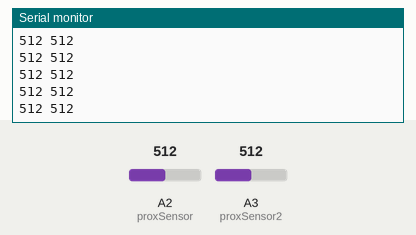
Recording of a sketch running on a simulated Arduino Uno, built with avr-gcc and run on an emulated ATmega328P. On the bench: the last lines printed to the serial monitor. The test bench sets the inputs (shaded band); at power-on: A2 (proxSensor) = 512, A3 (proxSensor2) = 512.

Above: at 1.2 s.
1.3 s: A2 (proxSensor) set to 716
At 1.8 s:
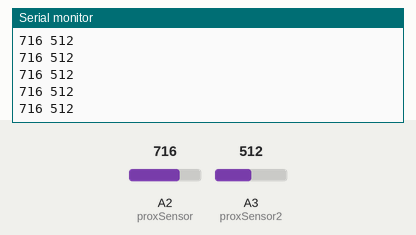
2.8 s: A3 (proxSensor2) set to 716
At 3.5 s:
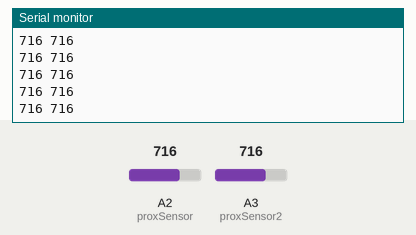
4.3 s: A2 (proxSensor) set to 900
At 4.8 s:
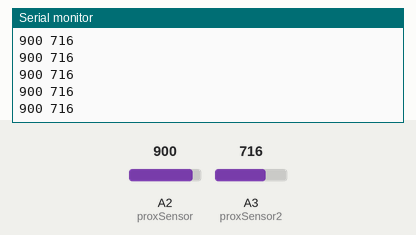
5.8 s: A3 (proxSensor2) set to 900
At 6.6 s:
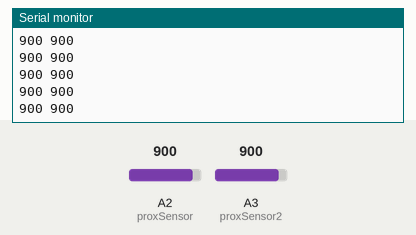
Timing chart, 0 to 8.3 s (numbered marks = the images above; inputs shaded):
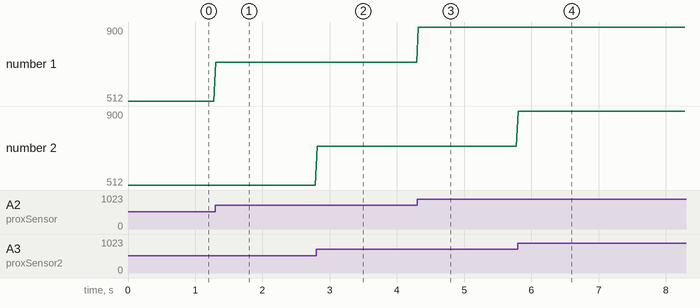

Measured:
- after the input at 1.3 s, the serial monitor: prints a new line at once (image 1)
- after the input at 2.8 s, the serial monitor: prints a new line at once (image 2)
- after the input at 4.3 s, the serial monitor: prints a new line at once (image 3)
- after the input at 5.8 s, the serial monitor: prints a new line at once (image 4)
- plotted number 1: 512 → 716 after the input at 1.3 s, 716 → 900 after the input at 4.3 s

The sketch:

arduino_twoPin.ino
```cpp
int proxSensor = 2;
int proxSensor2 = 3;

void setup() {
 Serial.begin(115200);
}

void loop() {
//    val = analogRead(proxSensor);
    Serial.print(analogRead(proxSensor));
    Serial.print(" ");
    Serial.println(analogRead(proxSensor2));
    delay(25);  // we have to make a delay to avoid overloading the serial port
}
```
